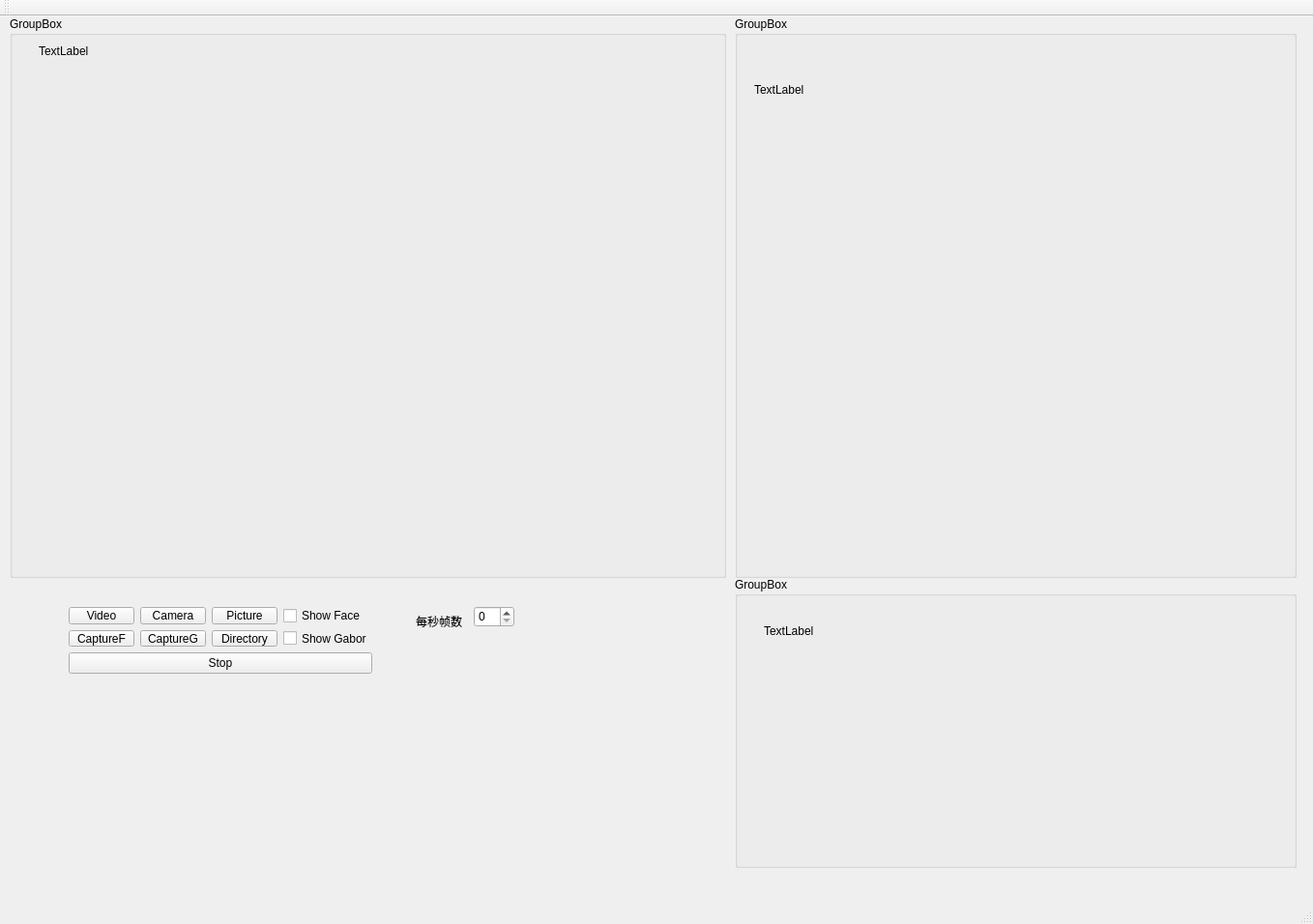
<?xml version="1.0" encoding="UTF-8"?>
<ui version="4.0">
 <class>FacialExpression_x64Class</class>
 <widget class="QMainWindow" name="FacialExpression_x64Class">
  <property name="geometry">
   <rect>
    <x>0</x>
    <y>0</y>
    <width>1358</width>
    <height>956</height>
   </rect>
  </property>
  <property name="windowTitle">
   <string>FacialExpression_x64</string>
  </property>
  <widget class="QWidget" name="centralWidget">
   <widget class="QGroupBox" name="groupBox">
    <property name="geometry">
     <rect>
      <x>10</x>
      <y>0</y>
      <width>741</width>
      <height>581</height>
     </rect>
    </property>
    <property name="title">
     <string>GroupBox</string>
    </property>
    <widget class="QLabel" name="label">
     <property name="geometry">
      <rect>
       <x>30</x>
       <y>30</y>
       <width>54</width>
       <height>12</height>
      </rect>
     </property>
     <property name="text">
      <string>TextLabel</string>
     </property>
    </widget>
   </widget>
   <widget class="QGroupBox" name="groupBox_2">
    <property name="geometry">
     <rect>
      <x>760</x>
      <y>0</y>
      <width>581</width>
      <height>581</height>
     </rect>
    </property>
    <property name="title">
     <string>GroupBox</string>
    </property>
    <widget class="QLabel" name="label_2">
     <property name="geometry">
      <rect>
       <x>20</x>
       <y>70</y>
       <width>54</width>
       <height>12</height>
      </rect>
     </property>
     <property name="text">
      <string>TextLabel</string>
     </property>
    </widget>
   </widget>
   <widget class="QGroupBox" name="groupBox_3">
    <property name="geometry">
     <rect>
      <x>760</x>
      <y>580</y>
      <width>581</width>
      <height>301</height>
     </rect>
    </property>
    <property name="title">
     <string>GroupBox</string>
    </property>
    <widget class="QLabel" name="label_3">
     <property name="geometry">
      <rect>
       <x>30</x>
       <y>50</y>
       <width>54</width>
       <height>12</height>
      </rect>
     </property>
     <property name="text">
      <string>TextLabel</string>
     </property>
    </widget>
   </widget>
   <widget class="QLabel" name="label_4">
    <property name="geometry">
     <rect>
      <x>430</x>
      <y>620</y>
      <width>54</width>
      <height>12</height>
     </rect>
    </property>
    <property name="text">
     <string>每秒帧数</string>
    </property>
   </widget>
   <widget class="QSpinBox" name="spinBox">
    <property name="geometry">
     <rect>
      <x>490</x>
      <y>610</y>
      <width>42</width>
      <height>22</height>
     </rect>
    </property>
   </widget>
   <widget class="QWidget" name="">
    <property name="geometry">
     <rect>
      <x>60</x>
      <y>600</y>
      <width>336</width>
      <height>91</height>
     </rect>
    </property>
    <layout class="QVBoxLayout" name="verticalLayout_3">
     <item>
      <layout class="QHBoxLayout" name="horizontalLayout_3">
       <item>
        <layout class="QVBoxLayout" name="verticalLayout_2">
         <item>
          <layout class="QHBoxLayout" name="horizontalLayout">
           <item>
            <widget class="QPushButton" name="pushButton">
             <property name="text">
              <string>Video</string>
             </property>
            </widget>
           </item>
           <item>
            <widget class="QPushButton" name="pushButton_2">
             <property name="text">
              <string>Camera</string>
             </property>
            </widget>
           </item>
           <item>
            <widget class="QPushButton" name="pushButton_5">
             <property name="text">
              <string>Picture</string>
             </property>
            </widget>
           </item>
          </layout>
         </item>
         <item>
          <layout class="QHBoxLayout" name="horizontalLayout_2">
           <item>
            <widget class="QPushButton" name="pushButton_3">
             <property name="text">
              <string>CaptureF</string>
             </property>
            </widget>
           </item>
           <item>
            <widget class="QPushButton" name="pushButton_4">
             <property name="text">
              <string>CaptureG</string>
             </property>
            </widget>
           </item>
           <item>
            <widget class="QPushButton" name="pushButton_6">
             <property name="text">
              <string>Directory</string>
             </property>
            </widget>
           </item>
          </layout>
         </item>
        </layout>
       </item>
       <item>
        <layout class="QVBoxLayout" name="verticalLayout">
         <item>
          <widget class="QCheckBox" name="checkBox">
           <property name="text">
            <string>Show Face</string>
           </property>
          </widget>
         </item>
         <item>
          <widget class="QCheckBox" name="checkBox_2">
           <property name="text">
            <string>Show Gabor</string>
           </property>
          </widget>
         </item>
        </layout>
       </item>
      </layout>
     </item>
     <item>
      <widget class="QPushButton" name="pushButton_7">
       <property name="text">
        <string>Stop</string>
       </property>
      </widget>
     </item>
    </layout>
   </widget>
  </widget>
  <widget class="QMenuBar" name="menuBar">
   <property name="geometry">
    <rect>
     <x>0</x>
     <y>0</y>
     <width>1358</width>
     <height>23</height>
    </rect>
   </property>
  </widget>
  <widget class="QToolBar" name="mainToolBar">
   <attribute name="toolBarArea">
    <enum>TopToolBarArea</enum>
   </attribute>
   <attribute name="toolBarBreak">
    <bool>false</bool>
   </attribute>
  </widget>
  <widget class="QStatusBar" name="statusBar"/>
 </widget>
 <layoutdefault spacing="6" margin="11"/>
 <resources>
  <include location="facialexpression_x64.qrc"/>
 </resources>
 <connections/>
</ui>
